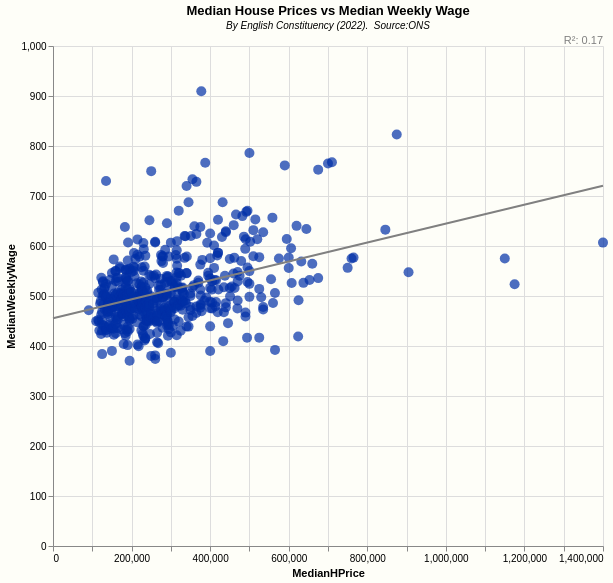

Vega-Lite specification stored for this chart:
### Vega-Lite specification from a JSON file in a GitHub repository (floating-point values rounded to 4 significant figures; data arrays with more than 128 entries replaced by an {"elided": "..."} marker saying what was removed)
{"$schema": "https://vega.github.io/schema/vega-lite/v5.json", "title": {"text": "Median House Prices vs Median Weekly Wage", "subtitle": "By English Constituency (2022).  Source:ONS", "subtitleFontStyle": "italic", "subtitleFontSize": 10, "anchor": "middle", "color": "black"}, "config": {"background": "#FeFeF8", "view": {"stroke": "transparent"}}, "data": {"values": {"elided": "533 records"}}, "height": 500, "width": 550, "layer": [{"mark": {"type": "circle", "color": "rgb(0,47,167)", "size": 100}, "encoding": {"x": {"field": "MedianHPrice", "type": "quantitative", "scale": {"domain": [0, 1400000]}, "title": "MedianHPrice"}, "y": {"field": "MedianWeeklyWage", "type": "quantitative", "title": "MedianWeeklyWage"}, "tooltip": [{"field": "ConstituencyName", "type": "ordinal", "title": "ConstituencyName"}, {"field": "MedianWeeklyWage", "type": "quantitative", "title": "MedianWeeklyWage", "format": ".2f"}, {"field": "MedianHPrice", "type": "quantitative", "title": "MedianHPrice", "format": ".2f"}]}}, {"mark": {"type": "line", "color": "grey"}, "transform": [{"regression": "MedianWeeklyWage", "on": "MedianHPrice", "extent": [0, 1400000]}], "encoding": {"x": {"field": "MedianHPrice", "type": "quantitative"}, "y": {"field": "MedianWeeklyWage", "type": "quantitative"}}}, {"transform": [{"regression": "MedianWeeklyWage", "on": "MedianHPrice", "params": true}, {"calculate": "'R²: '+format(datum.rSquared, '.2f')", "as": "R2"}], "mark": {"type": "text", "color": "grey", "x": "width", "align": "right", "y": -5}, "encoding": {"text": {"type": "nominal", "field": "R2"}}}]}
